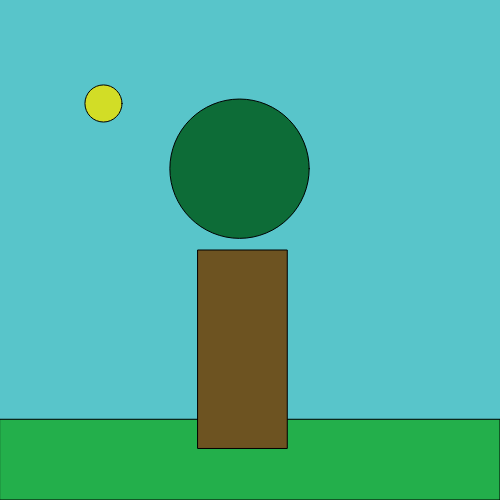
Frame 1 (no input)
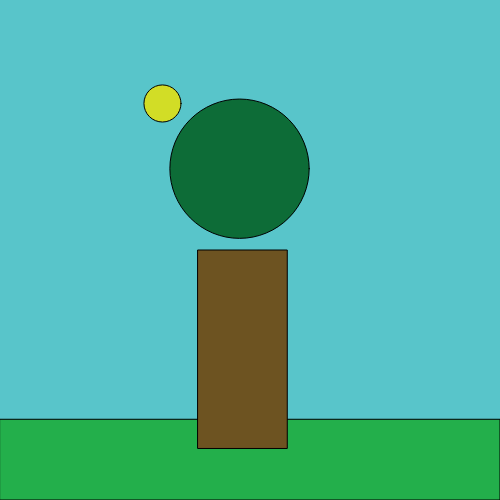
Frame 60 (no input)
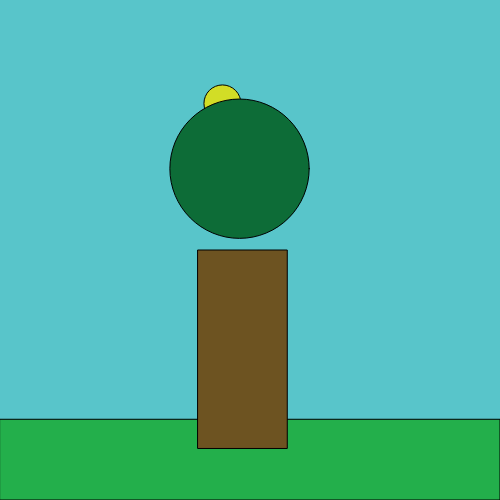
Frame 120 (the mouse pressed at the canvas centre since frame 60)

The p5.js sketch that drew these frames (run headless with seeded random() and noise() and a simulated clock; from frame 60 on, the mouse is pressed at the canvas centre):

// p5.js sketch
// ── sketch.js
var sunX = 103.483;


function setup() {
  createCanvas(500, 500);
}

function draw() {
  background(88,197,202);

  
//sun
  fill(210,221,38)
  circle(sunX,103.483,74.157/2)
  
  
  //ground
  fill(35,175,75);
  rect(0,419.27,500,80.73);
  
  
  //tree trunk
  fill(109,83,33);
  rect(197.955,250,89.326,198.483);
  
  
  //tree top
  fill(13,108,55);
  circle(239.528,168.708,278.652/2);

  sunX = sunX +1;
  
  if (sunX >= width){
    sunX = 0;
  }
}  
